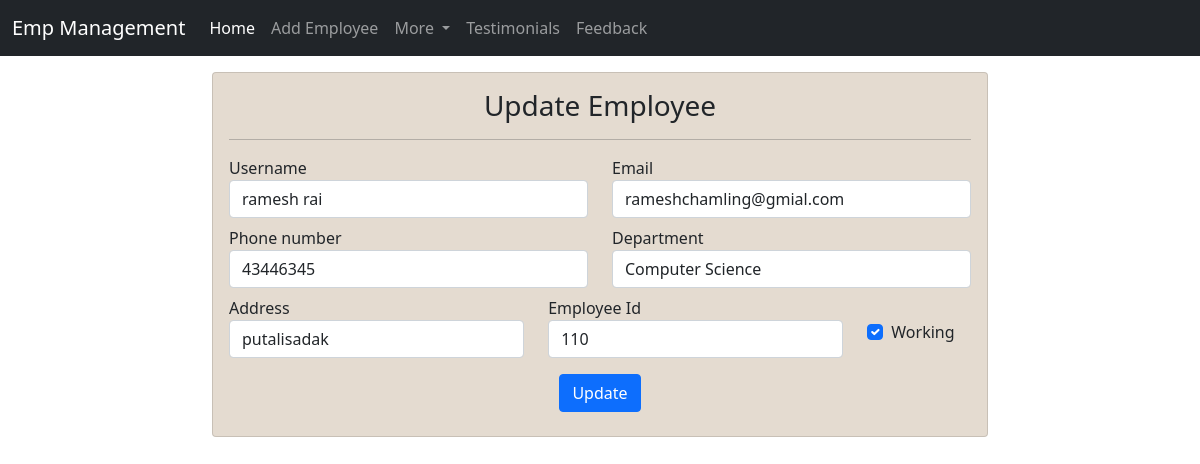
Screenshot of /emp/update-emp/7 with the database file from the repository.
### emp/models.py (models this page shows, shortened)
class Emp(models.Model):
    name=models.CharField(max_length=200)
    emp_id=models.CharField(max_length=200)
    mobile=models.CharField(max_length=10)
    address=models.CharField(max_length=150)
    working=models.BooleanField(default=True)
    department=models.CharField(max_length=100)
    email=models.CharField(max_length=200)

### emp/views.py (the view)
# urls.py: path("update-emp/<int:empid>",update_emp),
def update_emp(request,empid):
      print(empid)
      emp=Emp.objects.get(pk=empid)
      return render(request,"emp/update_emp.html",{
            'emp':emp
            })

### Template/Emp/update_emp.html (shortened to what this page needs)
<!doctype html>
<html lang="en">
<head>
    <link href="https://cdn.jsdelivr.net/npm/bootstrap@5.0.2/dist/css/bootstrap.min.css" rel="stylesheet"
>
</head>
<body>
    {% include 'emp/navbar.html' %}
    <div class="container-fluid mt-3">
        <div class="row">
            <div class="col-md-8 offset-md-2">
                <div class="card" style="background-color: rgb(228, 219, 208);">
                    <div class="card-body ">
                         <h3 class="text-center ym-3">Update Employee</h3>
                         <hr>
                        <form action="/emp/do-update-emp/{{emp.id}}" method="POST">
                            <div class="row mt-2">
                                <div class="col-md-6">
                                    <div class="form-group">
                                        <label for="username">Username</label>
                                        <input type="text" class="form-control"
                                            id="username" name="emp_name" value="{{emp.name}}" placeholder="Enter Username">
                                    </div>
                                </div>
                                <div class="col-md-6">
                                    <div class="form-group">
                                        <label for="email">Email</label>
                                        <input type="email" name="emp_email" value="{{emp.email}}" class="form-control"
                                            id="email" placeholder="Enter Email">
                                    </div>
                                </div>
                            </div>
                            <div class="row mt-2">
                                <div class="col-md-6">
                                    <div class="form-group">
                                        <label for="mobile">Phone number</label>
                                        <input type="text" name="emp_mobile" value="{{emp.mobile}}" class="form-control"
                                            id="mobile" placeholder="Enter mobile number">
                                    </div>
                                </div>
                                <div class="col-md-6">
                                    <div class="form-group">
                                        <label for="department">Department</label>
                                        <select value="{{emp.department}}"  id="departmentstore" name="emp_department"  class="form-control">
                                            <option value="CSE">Computer Science</option>
                                        </select>
                                    </div>
                                </div>
                            </div>
                            <div class="row mt-2">
                                <div class="col-md-5">
                                    <div class="form-group">
                                        <label for="address">Address</label>
                                        <input type="text" name="emp_address" value="{{emp.address}}" class="form-control"
                                            id="address" placeholder="Enter Address">
                                    </div>
                                </div>
                                <div class="col-md-5">
                                    <div class="form-group">
                                        <label for="empId">Employee Id</label>
                                        <input type="text" name="empid" value="{{emp.emp_id}}" class="form-control"
                                            id="empId" placeholder="Enter Employee-Id">
                                    </div>
                                </div>
                                <div class="col-md-2 mt-4">
                                    <div class="form-check">
                                        <input type="checkbox" name="emp_working" v{% if emp.working %} checked {% endif %} class="form-check-input" id="working">
                                        <label class="working">Working</label>
                                    </div>
                                </div>
                            </div>
                            <div class="container text-center">
                                <button type="submit" class="btn btn-primary mt-3 mb-2">Update</button>
                            </div>
                        </form>
                    </div>
                </div>
            </div>
        </div>
    </div>
</body>
</html>

### rows the page displays
Emp: emp_name "ramesh rai", emp_email "rameshchamling@gmial.com", emp_mobile "43446345", emp_department "Computer Science", emp_address "putalisadak", empid "110", working "☑"
